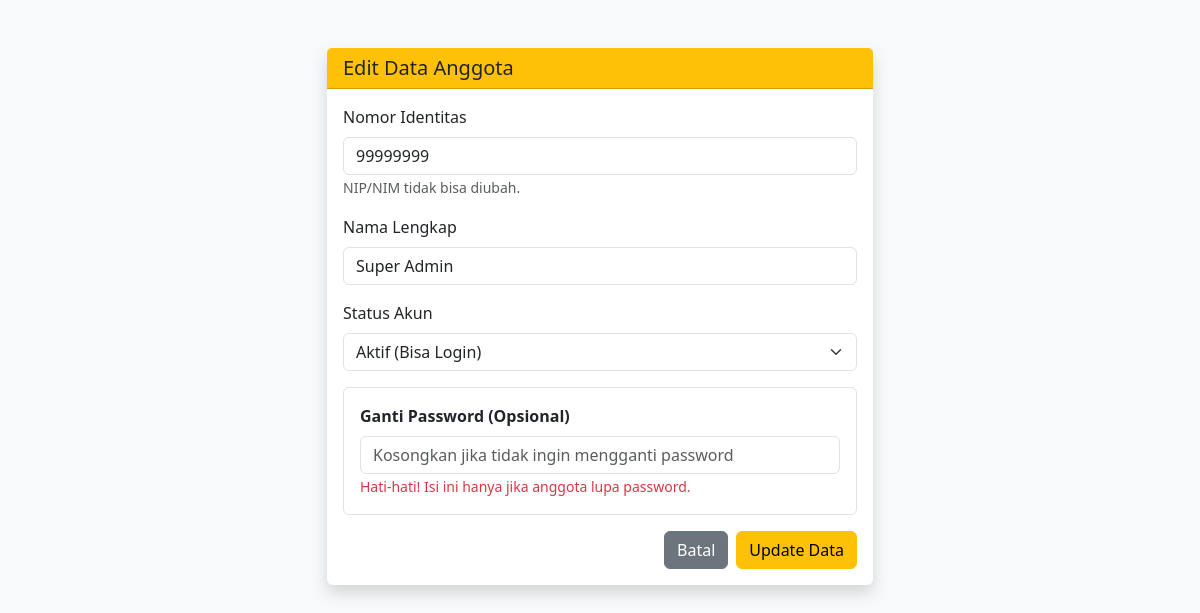
Page /pages/admin/anggota/edit.php?id=7 (signed in) on the committed database.
### tables this page shows
CREATE TABLE `users` (
  `id_user` int(11) NOT NULL,
  `nomor_identitas` varchar(20) NOT NULL,
  `nama_lengkap` varchar(100) NOT NULL,
  `email` varchar(100) DEFAULT NULL,
  `password` varchar(255) NOT NULL,
  `role` enum('admin','anggota') NOT NULL,
  `status` enum('aktif','nonaktif') DEFAULT 'aktif',
  `created_at` timestamp NOT NULL DEFAULT current_timestamp()
);

### pages/admin/anggota/edit.php (the view, shortened to what this page needs)
<?php
include '../../../config/koneksi.php';
$id = $_GET['id'];
$query = mysqli_query($koneksi, "SELECT * FROM users WHERE id_user = '$id'");
$data = mysqli_fetch_assoc($query);
?>
<!DOCTYPE html>
<html lang="id">
<head>
    <link href="https://cdn.jsdelivr.net/npm/bootstrap@5.3.0/dist/css/bootstrap.min.css" rel="stylesheet">
</head>
<body class="bg-light">
<div class="container mt-5">
    <div class="row justify-content-center">
        <div class="col-md-6">
            <div class="card shadow border-0">
                <div class="card-header bg-warning text-dark">
                    <h5 class="mb-0">Edit Data Anggota</h5>
                </div>
                <div class="card-body">
                    <form action="proses_edit.php" method="POST">
                        <div class="mb-3">
                            <label class="form-label">Nomor Identitas</label>
                            <input type="text" name="nomor_identitas" class="form-control" value="<?= $data['nomor_identitas']; ?>" readonly>
                            <small class="text-muted">NIP/NIM tidak bisa diubah.</small>
                        </div>
                        <div class="mb-3">
                            <label class="form-label">Nama Lengkap</label>
                            <input type="text" name="nama_lengkap" class="form-control" value="<?= $data['nama_lengkap']; ?>" required>
                        </div>
                        <div class="mb-3">
                            <label class="form-label">Status Akun</label>
                            <select name="status" class="form-select">
                                <option value="aktif" <?= ($data['status'] == 'aktif') ? 'selected' : ''; ?>>Aktif (Bisa Login)</option>
                            </select>
                        </div>
                        <div class="mb-3 bg-white p-3 border rounded">
                            <label class="form-label fw-bold">Ganti Password (Opsional)</label>
                            <input type="text" name="password" class="form-control" placeholder="Kosongkan jika tidak ingin mengganti password">
                            <small class="text-danger">Hati-hati! Isi ini hanya jika anggota lupa password.</small>
                        </div>
                        <div class="d-flex justify-content-end gap-2">
                            <a href="index.php" class="btn btn-secondary">Batal</a>
                            <button type="submit" name="update" class="btn btn-warning">Update Data</button>
                        </div>
                    </form>
                </div>
            </div>
        </div>
    </div>
</div>
</body>
</html>

### rows in the picture
users: nomor_identitas "99999999", nama_lengkap "Super Admin", status "Aktif (Bisa Login)"
